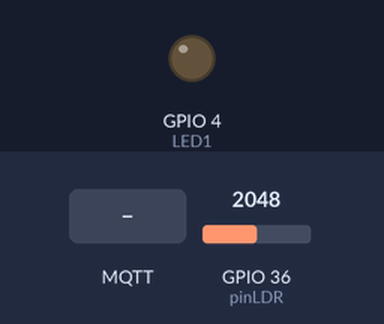
This sketch was run on a simulated ESP32. Parts: output pins drawn as LEDs (lit = HIGH). Inputs (shaded band) come from the test bench; at power-on: GPIO 36 (pinLDR) = 2048. WiFi joins after 1.5 s; servers stay silent unless stated; no MQTT or app messages arrive unless stated; what the sketch prints to the serial monitor is not drawn.

Above: at 2.7 s.
2.8 s: MQTT message "Prendeme" arrives on the first subscribed topic
At 3.9 s:
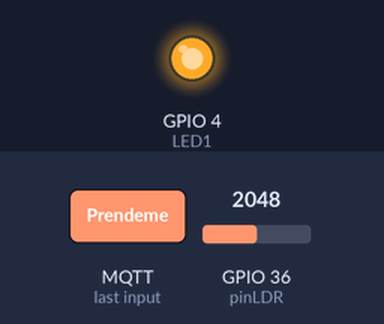
4.7 s: MQTT message "Apagame" arrives on the first subscribed topic
At 5.8 s:
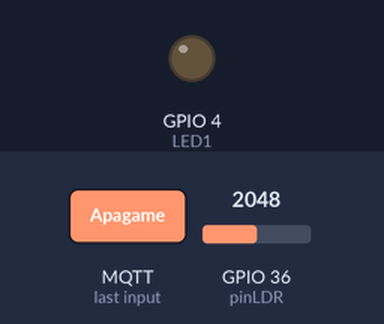
Timing chart, 0 to 7.7 s (numbered marks = the images above; inputs shaded):
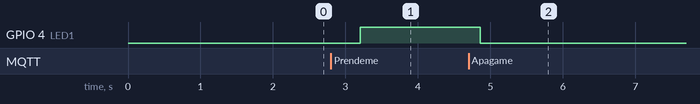

Measured:
- after the input at 2.8 s, GPIO 4 (LED1): LOW → HIGH after 0.41 s
- after the input at 4.7 s, GPIO 4 (LED1): HIGH → LOW after 0.16 s

The sketch:

PracticaMQTT.ino
```cpp
#include <WiFi.h>
#include <PubSubClient.h>

#define LED1 4
#define LDR 26
const int pinLDR = 36;

const char* ssid = "H1";
const char* pass = "20262026";

const char* mqtt_servidor = "iothall.sytes.net";
const int mqtt_puerto = 1883;
const char* mqtt_usuario = "test";
const char* mqtt_pass = "test";
const char* mqtt_topico_raiz = "UPT";

WiFiClient espClient;
PubSubClient client(espClient);

void callback(char* topic, byte* payload, unsigned int length) {
  String datosRecibidos = "";

  Serial.println(topic);
  for (int i = 0; i < length; i++) {
    datosRecibidos += (char)payload[i];
  }

  Serial.println("Payload: " + datosRecibidos);

  if (datosRecibidos == "Prendeme")
    digitalWrite(LED1, HIGH);

  if (datosRecibidos == "Apagame")
    digitalWrite(LED1, LOW);
}

void reconnect() {
  while (!client.connected()) {
    Serial.print("Conectando MQTT...");

    if (client.connect("UPT", mqtt_usuario, mqtt_pass)) {
      Serial.println("Conectado");
      String topico = "UPT";
      String mensaje = "Conectado al broker";
      client.publish(topico.c_str(), mensaje.c_str());
      //Tópicos a suscribir.
      String topicoSuscribir = "UPT/uC";
      client.subscribe(topicoSuscribir.c_str());
    } else {
      Serial.print("failed, rc=");
      Serial.print(client.state());
      Serial.println(" volver a intentar en 1 segundos.");
      delay(1000);
    }
  }
}

void setup() {
  pinMode(LED1, OUTPUT);

  Serial.begin(115200);

  WiFi.mode(WIFI_STA);
  WiFi.begin(ssid, pass);

  while (WiFi.status() != WL_CONNECTED) {
    delay(500);
    Serial.print(".");
  }

  Serial.println("");
  Serial.println("WiFi conectado");

  client.setServer(mqtt_servidor, mqtt_puerto);
  client.setCallback(callback);
}

void loop() {
  if (!client.connected()) {
    reconnect();
  }
  client.loop();

  int valorLDR = analogRead(pinLDR);
  String topico = "UPT/APP";
  String mensaje = "Luz: " + (String)valorLDR;
  client.publish(topico.c_str(), mensaje.c_str());
  delay(500);

  delay(50);
}
```
